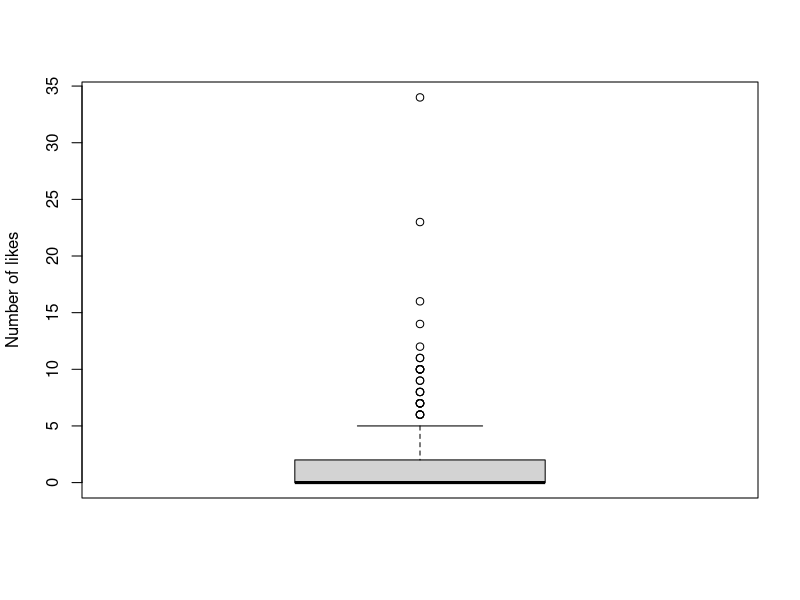

R code for this plot: (Note: this script raises an error after producing the figure.)
## ---- chunk 1
# loading in the the csv
library(readr)
library(tidyverse)
code_clan_tweets <- read_csv("data/code_clan_tweets.csv")
## ---- chunk 2
# finding the number of rows, columns and lists of all the variable names
nrow(code_clan_tweets)
ncol(code_clan_tweets)
names(code_clan_tweets)
dim(code_clan_tweets)
## ---- chunk 3
# summary of the number of likes CodeClan tweets have using a boxplot
boxplot(code_clan_tweets$favorite_count, ylab = "Number of likes")

outliers <- boxplot(code_clan_tweets$favorite_count, plot=FALSE)$out
print(outliers)
## ---- chunk 4
code_clan_tweets %>%
  summarise(sum_of_likes = sum(favorite_count))
  
## ---- chunk 5
# likes excluding tweets where is_quote == TRUE
excluding_quoted_tweets <- code_clan_tweets %>%
  filter(is_quote == FALSE) %>%
  summarise(sum_of_likes = sum(favorite_count))

excluding_quoted_tweets
## ---- chunk 6
code_clan_tweets %>%
  filter(is_quote == FALSE & favorite_count > 0) %>%
  group_by(favorite_count) %>%
  count(favorite_count, sort = TRUE) %>%
  arrange(desc(favorite_count))
## ---- chunk 7
code_clan_tweets %>%
  filter(is_quote == FALSE & favorite_count > 0) %>%
  summarise(number_of_tweets_liked = n(), sum_of_all_likes = sum(favorite_count))
## ---- chunk 8
mean_retweets_by_platform <- code_clan_tweets %>%
  select(source, retweet_count) %>%
  group_by(source) %>%
  summarise(mean_retweets = mean(retweet_count))

mean_retweets_by_platform
## ---- chunk 9
code_clan_tweets %>%
  select(media_type, favorite_count) %>%
  filter(favorite_count > 0) %>%
  group_by(media_type) %>%
  count(favorite_count, sort = TRUE) %>%
  arrange(media_type, desc(favorite_count))

## ---- chunk 10
likes_by_media_type <- code_clan_tweets %>%
  select(media_type, favorite_count) %>%
  filter(favorite_count > 0) %>%
  group_by(media_type) %>%
  summarise(sum(favorite_count))

likes_by_media_type
## ---- chunk 11
# characters per tweet
mean_num_chrs_in_tweets <- code_clan_tweets %>%
  mutate(text_chr = str_count(text)) %>%
  summarise(mean_num_chrs_in_tweets = mean(text_chr))

mean_num_chrs_in_tweets
## ---- chunk 12
library(lubridate)
code_clan_tweets <- code_clan_tweets %>%
  mutate(iso_date = dmy_hm(created_at)) %>%
  mutate(month = month(iso_date, label = TRUE))

code_clan_tweets[ 28:29]
## ---- chunk 13
counting_retweets_apr_may <- code_clan_tweets %>%
  select(retweet_count, month) %>%
  group_by(month) %>%
  summarise(count_of_retweets = n())

counting_retweets_apr_may
## ---- chunk 14
code_clan_info <- read_csv("data/code_clan_info.csv")

code_clan_tweets_and_info <- code_clan_tweets %>%
  left_join(code_clan_info, by = "tweet_id")

code_clan_tweets_and_info
## ---- chunk 15
code_clan_tweets_and_info_hashtag <- code_clan_tweets_and_info %>%
  mutate(lower_hashtags = str_to_lower(hashtags))

code_clan_tweets_and_info_hashtag[, 44]
## ---- chunk 16
#substr(code_clan_tweets_and_info_hashtag$lower_hashtags, 1, 1)
#str_detect(code_clan_tweets_and_info_hashtag$lower_hashtags, "^c[a-z]")
str_extract(code_clan_tweets_and_info_hashtag$lower_hashtags, "^c[a-z0-9._()a-z]+")
## ---- chunk 17
pattern <- "^c[a-z0-9()]+\\\"+[a-z0-9._,)]+\\\""

as.tibble(str_extract(code_clan_tweets_and_info_hashtag$lower_hashtags, pattern)) %>%
  na.omit()
## ---- chunk 18
code_clan_tweets_and_info <- code_clan_tweets_and_info %>%
  mutate(lower_text = str_to_lower(text))

code_clan_tweets_and_info[, 44]
## ---- chunk 19
str_extract_all(code_clan_tweets_and_info$lower_text, "edinburgh")
sum(str_count(code_clan_tweets_and_info$lower_text, "edinburgh"))
## ---- chunk 20
pattern <- "[_A-Za-z0-9_]+"

str_extract_all(code_clan_tweets_and_info$reply_to_screen_name, pattern)
## ---- chunk 21
#code_clan_info

#separate(code_clan_info, status_url, c("status_url", "status_url_number"), sep = "([^/]+)/?$")
## ---- chunk 22
code_clan_info_with_url_number <- code_clan_info %>%
  mutate(status_url_number = str_sub(code_clan_info$status_url, -19, -1))
code_clan_info_with_url_number[, 16]
## ---- chunk 23
str_sub(code_clan_info$status_url, -19, -1)
## ---- chunk 24
pattern <- "([^/]+)/?$"
str_extract(code_clan_info$status_url, pattern)
## ---- chunk 25
#code_clan_info_with_url_number[, 16]
replacement_vector <- replicate(234, "HIDDEN_UL")
replacement_vector
#code_clan_info_with_url_number %>%
str_replace_all(code_clan_info_with_url_number$status_url_number, replacement_vector)
code_clan_info_with_url_number 

## ---- chunk 26
str_pattern <- "[https://]+[t.co]+"

result <- str_detect(code_clan_tweets$urls_t.co, str_pattern, negate = TRUE)
#str_extract(code_clan_tweets$urls_t.co, str_pattern)
result
sum(is.na((result)))
